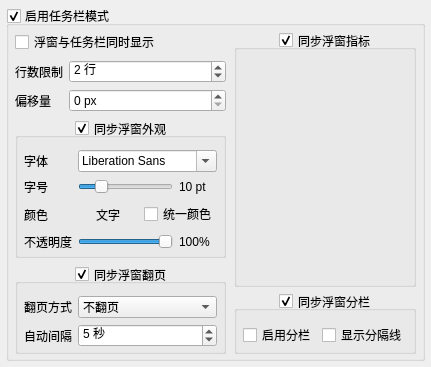
   <widget class="QWidget" name="taskbar">
    <attribute name="title">
     <string>任务栏</string>
    </attribute>
    <layout class="QVBoxLayout" name="taskbarPageLayout">
     <property name="leftMargin">
      <number>0</number>
     </property>
     <property name="topMargin">
      <number>0</number>
     </property>
     <property name="rightMargin">
      <number>0</number>
     </property>
     <property name="bottomMargin">
      <number>0</number>
     </property>
     <item>
      <widget class="QWidget" name="taskbar_content">
       <layout class="QVBoxLayout" name="taskbarLayout">
        <property name="leftMargin">
         <number>6</number>
        </property>
        <property name="topMargin">
         <number>6</number>
        </property>
        <property name="rightMargin">
         <number>6</number>
        </property>
        <property name="bottomMargin">
         <number>6</number>
        </property>
        <item>
         <widget class="QGroupBox" name="taskbar_settings">
          <property name="title">
           <string>启用任务栏模式</string>
          </property>
          <property name="flat">
           <bool>false</bool>
          </property>
          <property name="alignment">
           <set>Qt::AlignmentFlag::AlignLeft</set>
          </property>
          <property name="checkable">
           <bool>true</bool>
          </property>
          <layout class="QVBoxLayout" name="taskbar_settings_outer">
           <property name="leftMargin">
            <number>6</number>
           </property>
           <property name="topMargin">
            <number>4</number>
           </property>
           <property name="rightMargin">
            <number>6</number>
           </property>
           <property name="bottomMargin">
            <number>4</number>
           </property>
           <property name="spacing">
            <number>4</number>
           </property>
           <item>
            <widget class="QWidget" name="taskbar_settings_body">
             <layout class="QVBoxLayout" name="taskbar_settings_layout">
              <property name="leftMargin">
               <number>0</number>
              </property>
              <property name="topMargin">
               <number>0</number>
              </property>
              <property name="rightMargin">
               <number>0</number>
              </property>
              <property name="bottomMargin">
               <number>0</number>
              </property>
              <property name="spacing">
               <number>4</number>
              </property>
              <item>
               <layout class="QHBoxLayout" name="taskbarColumns" stretch="1,1">
                <property name="leftMargin">
                 <number>0</number>
                </property>
                <property name="topMargin">
                 <number>0</number>
                </property>
                <property name="rightMargin">
                 <number>0</number>
                </property>
                <property name="bottomMargin">
                 <number>0</number>
                </property>
                <property name="spacing">
                 <number>8</number>
                </property>
                <item>
                 <widget class="QWidget" name="taskbar_controls">
                  <layout class="QVBoxLayout" name="taskbarControlsLayout">
                   <property name="leftMargin">
                    <number>0</number>
                   </property>
                   <property name="topMargin">
                    <number>0</number>
                   </property>
                   <property name="rightMargin">
                    <number>0</number>
                   </property>
                   <property name="bottomMargin">
                    <number>0</number>
                   </property>
                   <property name="spacing">
                    <number>6</number>
                   </property>
                   <item>
                    <widget class="QCheckBox" name="taskbar_dual_open">
                     <property name="text">
                      <string>浮窗与任务栏同时显示</string>
                     </property>
                    </widget>
                   </item>
                   <item>
                    <layout class="QFormLayout" name="taskbarLimitsLayout">
                     <property name="leftMargin">
                      <number>0</number>
                     </property>
                     <property name="topMargin">
                      <number>0</number>
                     </property>
                     <property name="rightMargin">
                      <number>0</number>
                     </property>
                     <property name="bottomMargin">
                      <number>0</number>
                     </property>
                     <property name="spacing">
                      <number>6</number>
                     </property>
                     <property name="fieldGrowthPolicy">
                      <enum>QFormLayout::FieldGrowthPolicy::AllNonFixedFieldsGrow</enum>
                     </property>
                     <item row="0" column="0">
                      <widget class="QLabel" name="taskbarLimitsLayout_label_0">
                       <property name="text">
                        <string>行数限制</string>
                       </property>
                      </widget>
                     </item>
                     <item row="0" column="1">
                      <widget class="QSpinBox" name="taskbar_rows">
                       <property name="minimum">
                        <number>1</number>
                       </property>
                       <property name="maximum">
                        <number>4</number>
                       </property>
                       <property name="suffix">
                        <string> 行</string>
                       </property>
                       <property name="value">
                        <number>2</number>
                       </property>
                       <property name="toolTip">
                        <string>每栏最多显示的行数；分栏时每页最多显示两倍数量的标的。</string>
                       </property>
                      </widget>
                     </item>
                     <item row="1" column="0">
                      <widget class="QLabel" name="taskbarLimitsLayout_label_1">
                       <property name="text">
                        <string>偏移量</string>
                       </property>
                      </widget>
                     </item>
                     <item row="1" column="1">
                      <widget class="QSpinBox" name="taskbar_offset">
                       <property name="minimum">
                        <number>0</number>
                       </property>
                       <property name="maximum">
                        <number>2000</number>
                       </property>
                       <property name="suffix">
                        <string> px</string>
                       </property>
                       <property name="value">
                        <number>0</number>
                       </property>
                      </widget>
                     </item>
                    </layout>
                   </item>
                   <item>
                    <widget class="QGroupBox" name="taskbar_style_settings">
                     <property name="title">
                      <string>同步浮窗外观</string>
                     </property>
                     <property name="flat">
                      <bool>true</bool>
                     </property>
                     <property name="alignment">
                      <set>Qt::AlignmentFlag::AlignCenter</set>
                     </property>
                     <property name="checkable">
                      <bool>true</bool>
                     </property>
                     <layout class="QVBoxLayout" name="taskbar_style_settings_outer">
                      <property name="leftMargin">
                       <number>6</number>
                      </property>
                      <property name="topMargin">
                       <number>12</number>
                      </property>
                      <property name="rightMargin">
                       <number>6</number>
                      </property>
                      <property name="bottomMargin">
                       <number>4</number>
                      </property>
                      <property name="spacing">
                       <number>4</number>
                      </property>
                      <item>
                       <widget class="QWidget" name="taskbar_style_settings_body">
                        <layout class="QFormLayout" name="taskbar_style_settings_layout">
                         <property name="leftMargin">
                          <number>0</number>
                         </property>
                         <property name="topMargin">
                          <number>0</number>
                         </property>
                         <property name="rightMargin">
                          <number>0</number>
                         </property>
                         <property name="bottomMargin">
                          <number>0</number>
                         </property>
                         <property name="spacing">
                          <number>6</number>
                         </property>
                         <property name="fieldGrowthPolicy">
                          <enum>QFormLayout::FieldGrowthPolicy::AllNonFixedFieldsGrow</enum>
                         </property>
                         <item row="0" column="0">
                          <widget class="QLabel" name="taskbar_style_settings_layout_label_0">
                           <property name="text">
                            <string>字体</string>
                           </property>
                          </widget>
                         </item>
                         <item row="0" column="1">
                          <widget class="QFontComboBox" name="taskbar_font_family">
                           <property name="sizePolicy">
                            <sizepolicy hsizetype="Ignored" vsizetype="Fixed">
                             <horstretch>0</horstretch>
                             <verstretch>0</verstretch>
                            </sizepolicy>
                           </property>
                          </widget>
                         </item>
                         <item row="1" column="0">
                          <widget class="QLabel" name="taskbar_style_settings_layout_label_1">
                           <property name="text">
                            <string>字号</string>
                           </property>
                          </widget>
                         </item>
                         <item row="1" column="1">
                          <layout class="QHBoxLayout" name="taskbar_font_size_layout">
                           <property name="spacing">
                            <number>6</number>
                           </property>
                           <item>
                            <widget class="QSlider" name="taskbar_font_size">
                             <property name="minimum">
                              <number>5</number>
                             </property>
                             <property name="maximum">
                              <number>30</number>
                             </property>
                             <property name="orientation">
                              <enum>Qt::Orientation::Horizontal</enum>
                             </property>
                             <property name="value">
                              <number>10</number>
                             </property>
                            </widget>
                           </item>
                           <item>
                            <widget class="QLabel" name="taskbar_font_size_label">
                             <property name="text">
                              <string>10 pt</string>
                             </property>
                             <property name="minimumSize">
                              <size>
                               <width>38</width>
                               <height>0</height>
                              </size>
                             </property>
                            </widget>
                           </item>
                          </layout>
                         </item>
                         <item row="3" column="0">
                          <widget class="QLabel" name="taskbar_style_settings_layout_label_3">
                           <property name="text">
                            <string>不透明度</string>
                           </property>
                          </widget>
                         </item>
                         <item row="3" column="1">
                          <layout class="QHBoxLayout" name="taskbar_opacity_pct_layout">
                           <property name="spacing">
                            <number>6</number>
                           </property>
                           <item>
                            <widget class="QSlider" name="taskbar_opacity_pct">
                             <property name="minimum">
                              <number>0</number>
                             </property>
                             <property name="maximum">
                              <number>100</number>
                             </property>
                             <property name="orientation">
                              <enum>Qt::Orientation::Horizontal</enum>
                             </property>
                             <property name="value">
                              <number>100</number>
                             </property>
                            </widget>
                           </item>
                           <item>
                            <widget class="QLabel" name="taskbar_opacity_pct_label">
                             <property name="text">
                              <string>100%</string>
                             </property>
                             <property name="minimumSize">
                              <size>
                               <width>38</width>
                               <height>0</height>
                              </size>
                             </property>
                            </widget>
                           </item>
                          </layout>
                         </item>
                         <item row="2" column="0">
                          <widget class="QLabel" name="taskbar_style_settings_layout_label_2">
                           <property name="text">
                            <string>颜色</string>
                           </property>
                          </widget>
                         </item>
                         <item row="2" column="1">
                          <layout class="QHBoxLayout" name="taskbarColorsLayout">
                           <property name="spacing">
                            <number>6</number>
                           </property>
                           <item>
                            <widget class="QPushButton" name="btn_taskbar_color">
                             <property name="text">
                              <string>文字</string>
                             </property>
                             <property name="flat">
                              <bool>true</bool>
                             </property>
                             <property name="autoDefault">
                              <bool>false</bool>
                             </property>
                             <property name="minimumSize">
                              <size>
                               <width>60</width>
                               <height>25</height>
                              </size>
                             </property>
                             <property name="maximumSize">
                              <size>
                               <width>60</width>
                               <height>25</height>
                              </size>
                             </property>
                            </widget>
                           </item>
                           <item>
                            <widget class="QCheckBox" name="taskbar_unicolor">
                             <property name="text">
                              <string>统一颜色</string>
                             </property>
                            </widget>
                           </item>
                           <item>
                            <spacer name="taskbarColorsSpacer">
                             <property name="orientation">
                              <enum>Qt::Orientation::Horizontal</enum>
                             </property>
                             <property name="sizeHint">
                              <size>
                               <width>0</width>
                               <height>0</height>
                              </size>
                             </property>
                            </spacer>
                           </item>
                          </layout>
                         </item>
                        </layout>
                       </widget>
                      </item>
                     </layout>
                    </widget>
                   </item>
                   <item>
                    <widget class="QGroupBox" name="taskbar_paging_settings">
                     <property name="title">
                      <string>同步浮窗翻页</string>
                     </property>
                     <property name="flat">
                      <bool>true</bool>
                     </property>
                     <property name="alignment">
                      <set>Qt::AlignmentFlag::AlignCenter</set>
                     </property>
                     <property name="checkable">
                      <bool>true</bool>
                     </property>
                     <layout class="QVBoxLayout" name="taskbar_paging_settings_outer">
                      <property name="leftMargin">
                       <number>6</number>
                      </property>
                      <property name="topMargin">
                       <number>12</number>
                      </property>
                      <property name="rightMargin">
                       <number>6</number>
                      </property>
                      <property name="bottomMargin">
                       <number>4</number>
                      </property>
                      <property name="spacing">
                       <number>4</number>
                      </property>
                      <item>
                       <widget class="QWidget" name="taskbar_paging_settings_body">
                        <layout class="QFormLayout" name="taskbar_paging_settings_layout">
                         <property name="leftMargin">
                          <number>0</number>
                         </property>
                         <property name="topMargin">
                          <number>0</number>
                         </property>
                         <property name="rightMargin">
                          <number>0</number>
                         </property>
                         <property name="bottomMargin">
                          <number>0</number>
                         </property>
                         <property name="spacing">
                          <number>6</number>
                         </property>
                         <property name="fieldGrowthPolicy">
                          <enum>QFormLayout::FieldGrowthPolicy::AllNonFixedFieldsGrow</enum>
                         </property>
                         <item row="0" column="0">
                          <widget class="QLabel" name="taskbar_paging_settings_layout_label_0">
                           <property name="text">
                            <string>翻页方式</string>
                           </property>
                          </widget>
                         </item>
                         <item row="0" column="1">
                          <widget class="QComboBox" name="taskbar_page_mode">
                           <item>
                            <property name="text">
                             <string>不翻页</string>
                            </property>
                           </item>
                           <item>
                            <property name="text">
                             <string>手动翻页</string>
                            </property>
                           </item>
                           <item>
                            <property name="text">
                             <string>自动翻页</string>
                            </property>
                           </item>
                          </widget>
                         </item>
                         <item row="1" column="0">
                          <widget class="QLabel" name="taskbar_paging_settings_layout_label_1">
                           <property name="text">
                            <string>自动间隔</string>
                           </property>
                          </widget>
                         </item>
                         <item row="1" column="1">
                          <widget class="QSpinBox" name="taskbar_page_interval">
                           <property name="minimum">
                            <number>1</number>
                           </property>
                           <property name="maximum">
                            <number>3600</number>
                           </property>
                           <property name="suffix">
                            <string> 秒</string>
                           </property>
                           <property name="value">
                            <number>5</number>
                           </property>
                          </widget>
                         </item>
                        </layout>
                       </widget>
                      </item>
                     </layout>
                    </widget>
                   </item>
                   <item>
                    <spacer name="taskbarControlsSpacer">
                     <property name="orientation">
                      <enum>Qt::Orientation::Vertical</enum>
                     </property>
                     <property name="sizeHint">
                      <size>
                       <width>0</width>
                       <height>0</height>
                      </size>
                     </property>
                    </spacer>
                   </item>
                  </layout>
                 </widget>
                </item>
                <item>
                 <layout class="QVBoxLayout" name="taskbarRightLayout">
                  <property name="spacing">
                   <number>4</number>
                  </property>
                  <item>
                   <widget class="QGroupBox" name="taskbar_metric_settings">
                    <property name="title">
                     <string>同步浮窗指标</string>
                    </property>
                    <property name="flat">
                     <bool>true</bool>
                    </property>
                    <property name="alignment">
                     <set>Qt::AlignmentFlag::AlignCenter</set>
                    </property>
                    <property name="checkable">
                     <bool>true</bool>
                    </property>
                    <layout class="QVBoxLayout" name="taskbar_metric_settings_outer">
                     <property name="leftMargin">
                      <number>6</number>
                     </property>
                     <property name="topMargin">
                      <number>12</number>
                     </property>
                     <property name="rightMargin">
                      <number>6</number>
                     </property>
                     <property name="bottomMargin">
                      <number>4</number>
                     </property>
                     <property name="spacing">
                      <number>4</number>
                     </property>
                     <item>
                      <widget class="QWidget" name="taskbar_metric_settings_body">
                       <layout class="QVBoxLayout" name="taskbar_metric_settings_layout">
                        <property name="leftMargin">
                         <number>0</number>
                        </property>
                        <property name="topMargin">
                         <number>0</number>
                        </property>
                        <property name="rightMargin">
                         <number>0</number>
                        </property>
                        <property name="bottomMargin">
                         <number>0</number>
                        </property>
                        <property name="spacing">
                         <number>4</number>
                        </property>
                        <item>
                         <widget class="MetricPoolWidget" name="taskbar_metric_pool">
                          <property name="minimumSize">
                           <size>
                            <width>0</width>
                            <height>146</height>
                           </size>
                          </property>
                          <property name="sizePolicy">
                           <sizepolicy hsizetype="Preferred" vsizetype="Expanding">
                            <horstretch>0</horstretch>
                            <verstretch>0</verstretch>
                           </sizepolicy>
                          </property>
                         </widget>
                        </item>
                       </layout>
                      </widget>
                     </item>
                    </layout>
                   </widget>
                  </item>
                  <item>
                   <widget class="QGroupBox" name="taskbar_split_settings">
                    <property name="title">
                     <string>同步浮窗分栏</string>
                    </property>
                    <property name="flat">
                     <bool>true</bool>
                    </property>
                    <property name="checkable">
                     <bool>true</bool>
                    </property>
                    <property name="alignment">
                     <set>Qt::AlignmentFlag::AlignCenter</set>
                    </property>
                    <property name="toolTip">
                     <string>勾选时跟随浮窗的分栏与分隔线；取消后编辑独立设置，独立参数会保留。</string>
                    </property>
                    <layout class="QVBoxLayout" name="taskbar_split_settings_outer">
                     <property name="leftMargin">
                      <number>6</number>
                     </property>
                     <property name="topMargin">
                      <number>12</number>
                     </property>
                     <property name="rightMargin">
                      <number>6</number>
                     </property>
                     <property name="bottomMargin">
                      <number>4</number>
                     </property>
                     <property name="spacing">
                      <number>4</number>
                     </property>
                     <item>
                      <widget class="QWidget" name="taskbar_split_settings_body">
                       <layout class="QHBoxLayout" name="taskbar_split_settings_layout">
                        <property name="leftMargin">
                         <number>0</number>
                        </property>
                        <property name="topMargin">
                         <number>0</number>
                        </property>
                        <property name="rightMargin">
                         <number>0</number>
                        </property>
                        <property name="bottomMargin">
                         <number>0</number>
                        </property>
                        <property name="spacing">
                         <number>6</number>
                        </property>
                        <item>
                         <widget class="QCheckBox" name="taskbar_split_enabled">
                          <property name="text">
                           <string>启用分栏</string>
                          </property>
                         </widget>
                        </item>
                        <item>
                         <widget class="QCheckBox" name="taskbar_split_separator">
                          <property name="text">
                           <string>显示分隔线</string>
                          </property>
                         </widget>
                        </item>
                       </layout>
                      </widget>
                     </item>
                    </layout>
                   </widget>
                  </item>
                 </layout>
                </item>
               </layout>
              </item>
             </layout>
            </widget>
           </item>
          </layout>
         </widget>
        </item>
       </layout>
      </widget>
     </item>
    </layout>
   </widget>
